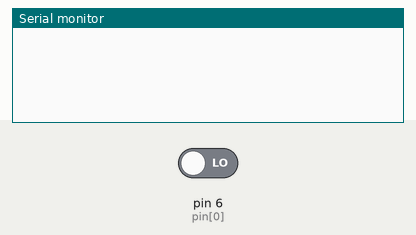
Simulated run of this sketch. Board: Arduino Uno, built with avr-gcc and run on an emulated ATmega328P. Shown: the last lines printed to the serial monitor. The inputs (shaded band) are chosen by the test bench; at power-on: pin 6 (pin[0]) LOW.

Above: at 1.2 s.
1.3 s: pin 6 (pin[0]) driven HIGH
At 2.2 s:
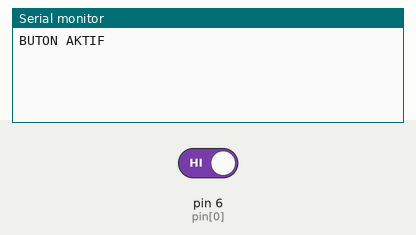
2.8 s: pin 6 (pin[0]) driven LOW
At 3.4 s:
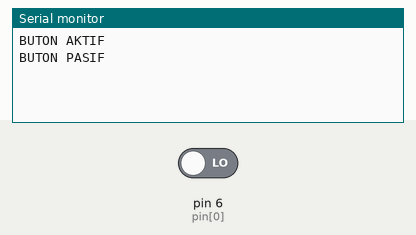

The sketch:

dokunmatik.ino
```cpp
int pin[]={6};

struct sensor_deger {

  int deger;

};

struct sensor_deger sens;
int sayac=0;
bool bayrak=false;
int dizi_limiti=1;
void setup() {
  Serial.begin(9600);
  if(!Serial)
  {
    Serial.println("Seri haberlesme baslamadi");
  }
  else
  {
    for(int i=0; i<1; i++) pinMode(pin[i],INPUT);
  }

}

void loop() {
  sens.deger=sensor_okuma(pin[0]);
  if(!bool(0))
  {
    if(sens.deger==1 && bayrak==false)
    {
      Serial.println("BUTON AKTIF");
      bayrak=!bayrak;
    }
    else if(sens.deger==0 && bayrak==true)
    {
      Serial.println("BUTON PASIF");
      bayrak=!bayrak;
    }
  }

}

int sensor_okuma(int pin)  {

  int sens_deger;int giden;
  if(!bool(0))
  {
    sens_deger=digitalRead(pin);
  }
  int toplam[]={sens_deger};
  if(!bool(0))
  {
    giden=toplam[sayac];
    sayac++;
    if(sayac>=dizi_limiti) sayac=0;
  }
  return giden;
}
```

Measured:
- after the input at 1.3 s, the serial monitor: prints a new line at once (image 1)
- after the input at 2.8 s, the serial monitor: prints a new line at once (image 2)
